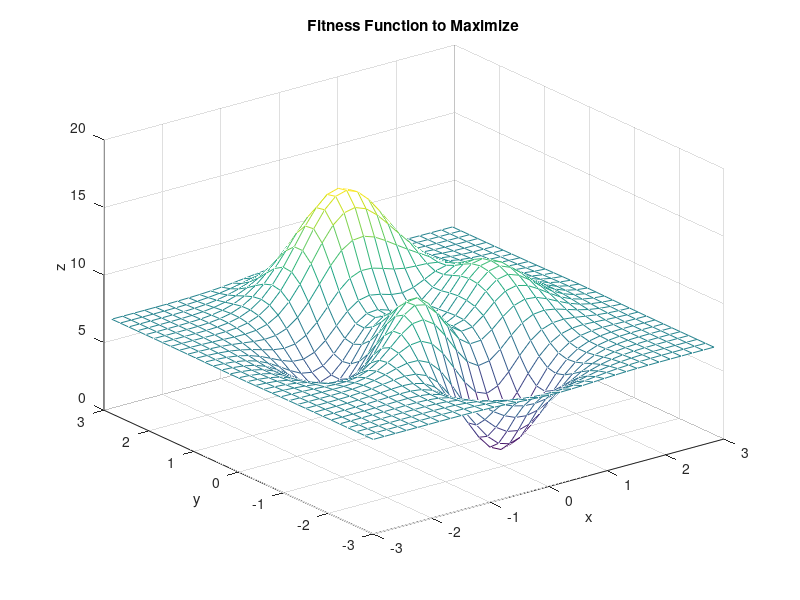

Write MATLAB code to recreate this figure. (Note: this script raises an error after producing the figure.)
clc
clear

rand('state',0);    % edit this to get different results every time

x=-3:0.188:3;       % the resolution here doesn't seem to make a difference
y=-3:0.188:3;       %  used 32 values to match the resolution of 'peaks'
z = zeros(2,length(x));
for i=1:length(x)
    for j=1:length(y)
        z(j,i) = 3*((1-x(i))^2)*exp((-x(i)^2)-((y(j)+1)^2)) - 10*((x(i)/5)-(x(i)^3)-(y(j)^5))*exp((-x(i)^2)-(y(j)^2)) - (1/3)*exp((-(x(i)+1)^2)-(y(j)^2)) +7;
    end
end

mesh(x,y,z)
xlabel('x');
ylabel('y');
zlabel('z');
title('Fitness Function to Maximize');


% figure()
% hold on

%% Genetic Algorithm
% for ss=1:20

max_generation = 25;
length_chromosome = 8;
population_size = 20;
pcross = 1.0;
pmutate = 0.01;

% set initial population & 
pop = zeros(population_size, length_chromosome);
x_decode = zeros(1, population_size);
y_decode = zeros(1, population_size);
x_mapped = zeros(1, population_size);
y_mapped = zeros(1, population_size);
fitness = zeros(1, population_size);

for ii=1:population_size,
    for jj=1:length_chromosome,
       pop(ii,jj) = (rand <= 0.5);  % generate chromosome bit
    end;
    
    % check that chromosome can be decomposed into substrings
    if (mod(length_chromosome,2)),
        disp('error, cant evenly derive substrings from chromosome')
        break;
    end;
    
    % decode chromosome substring x into decimal number
    x_substring = pop(ii,1:length_chromosome/2);
    accum = 0;
    powerof2 = 1;
    for jj=length(x_substring):-1:1,
        if ( x_substring(jj) ),
            accum = accum + powerof2;
        end
        powerof2 = 2*powerof2;
    end
    x_decode(ii) = accum;
    
    % decode chromosome substring y into decimal number
    y_substring = pop(ii,length_chromosome/2+1:length_chromosome);
    accum = 0;
    powerof2 = 1;
    for jj=length(y_substring):-1:1,
        if ( y_substring(jj) ),
            accum = accum + powerof2;
        end
        powerof2 = 2*powerof2;
    end
    y_decode(ii) = accum;
    
    % map decoded substring x to range [-3,3]
    x_mapped(ii) = ((3-(-3)) / ((2^4)-1)) * x_decode(ii) + (-3);
    if (x_mapped(ii) < -3 | x_mapped(ii) > 3)
        disp('error, x_mapped out of bounds')
    end
    
    % map decoded substring y to range [-3,3]
    y_mapped(ii) = ((3-(-3)) / ((2^4)-1)) * y_decode(ii) + (-3);
    if (y_mapped(ii) < -3 | y_mapped(ii) > 3)
        disp('error, y_mapped out of bounds')
    end
    
    % determine fitness from objective function
    fitness(ii) = objectivefunc(x_mapped(ii),y_mapped(ii));
end;

sum_fitness = sum(fitness);
average_fitness = sum_fitness/population_size;
max_fitness = max(fitness);
min_fitness = min(fitness);


% ga optimization loop
for kk=2:max_generation    
    
    % select mating pool M(i) from population for offspring reproduction
    parents = zeros(1, population_size);
    ii = 1;
	while (ii <= population_size),
        
        % select 1st parent
        jj = 0;
        partial_sum = 0;
        random_variable = rand * sum_fitness;
        while ((partial_sum <= random_variable) & (jj < population_size)),
            jj = jj + 1;
            partial_sum = partial_sum + fitness(jj);
        end;
        parents(ii) = jj;
       
        % select 2nd parent
        jj = 0;
        partial_sum = 0;
        random_variable = rand * sum_fitness;
        while ((partial_sum <= random_variable) & (jj < population_size)),
            jj = jj + 1;
            partial_sum = partial_sum + fitness(jj);
        end;
        parents(ii+1) = jj;
        
        % doing all these 2 children at a time inside population_size loop
        if (rand <= pcross)
            cross_point = randi([1,(length_chromosome-1)],1,1);
        else
            cross_point = length_chromosome;
        end
            
        % M(i) mutate - perturb the mated population stochastically
        for bb=1:cross_point   
            if (rand <= pmutate)
                child(ii,bb) = ~pop(parents(ii),bb);
            else
                child(ii,bb) = pop(parents(ii),bb);
            end
            if (rand <= pmutate)
                child(ii+1,bb) = ~pop(parents(ii+1),bb);
            else
                child(ii+1,bb) = pop(parents(ii+1),bb);
            end
        end
            
        % M(i) crossover - recombine genes of selected parents
        % TODO check this, his crossover includes a mutate (so there's two
        % mutates)...
        for jj=cross_point+1:length_chromosome
            if (rand <= pmutate)
                child(ii,jj) = ~pop(parents(ii+1),jj);
            else
                child(ii,jj) = pop(parents(ii+1),jj);
            end
            if (rand <= pmutate)
                child(ii+1,jj) = ~pop(parents(ii),jj);
            else
                child(ii+1,jj) = pop(parents(ii),jj);
            end
        end
        
        % decode child 1 chromosome x substring into decimal number
        x_substring(1,:) = child(ii,1:length_chromosome/2);
        accum = 0;
        powerof2 = 1;
        for jj=length(x_substring(1,:)):-1:1,
            if ( x_substring(1,jj) ),
                accum = accum + powerof2;
            end
            powerof2 = 2*powerof2;
        end
        x_decode(ii) = accum;

        % decode child 1 chromosome y substring into decimal number
        y_substring(1,:) = child(ii,length_chromosome/2+1:length_chromosome);
        accum = 0;
        powerof2 = 1;
        for jj=length(y_substring(1,:)):-1:1,
            if ( y_substring(1,jj) ),
                accum = accum + powerof2;
            end
            powerof2 = 2*powerof2;
        end
        y_decode(ii) = accum;
        
        % decode child 2 chromosome x substring into decimal number
        x_substring(2,:) = child(ii+1,1:length_chromosome/2);
        accum = 0;
        powerof2 = 1;
        for jj=length(x_substring(2,:)):-1:1,
            if ( x_substring(2,jj) ),
                accum = accum + powerof2;
            end
            powerof2 = 2*powerof2;
        end
        x_decode(ii+1) = accum;
        
        % decode child 2 chromosome y substring into decimal number
        y_substring(2,:) = child(ii+1,length_chromosome/2+1:length_chromosome);
        accum = 0;
        powerof2 = 1;
        for jj=length(y_substring(2,:)):-1:1,
            if ( y_substring(2,jj) ),
                accum = accum + powerof2;
            end
            powerof2 = 2*powerof2;
        end
        y_decode(ii+1) = accum;

        
        % map decoded substring x to range [-3,3]
        x_mapped(ii) = ((3-(-3)) / ((2^4)-1)) * x_decode(ii) + (-3);     % child 1
        if (x_mapped(ii) < -3 | x_mapped(ii) > 3)
            disp('error, x_mapped out of bounds')
        end
        x_mapped(ii+1) = ((3-(-3)) / ((2^4)-1)) * x_decode(ii+1) + (-3); % child 2
        if (x_mapped(ii+1) < -3 | x_mapped(ii+1) > 3)
            disp('error, x_mapped out of bounds')
        end
        
        % map decoded substring y to range [-3,3]
        y_mapped(ii) = ((3-(-3)) / ((2^4)-1)) * y_decode(ii) + (-3);     % child 1
        if (y_mapped(ii) < -3 | y_mapped(ii) > 3)
            disp('error, y_mapped out of bounds')
        end
        y_mapped(ii+1) = ((3-(-3)) / ((2^4)-1)) * y_decode(ii+1) + (-3); % child 2
        if (y_mapped(ii+1) < -3 | y_mapped(ii+1) > 3)
            disp('error, y_mapped out of bounds')
        end
    
        % determine fitness from objective function
        fitness(ii) = objectivefunc(x_mapped(ii),y_mapped(ii)); 
        fitness(ii+1) = objectivefunc(x_mapped(ii+1),y_mapped(ii+1));
        
        ii = ii + 2;    % create children in pairs
    end;

    pop = child;
    sum_fitness = sum(fitness);
    max_fitness = [max_fitness max(fitness)];
    average_fitness = [average_fitness sum_fitness/population_size];
    min_fitness = [min_fitness min(fitness)];
    
end

%% Results
maximum = max(max_fitness) - 7
average = sum(average_fitness)/length(average_fitness) - 7
minimum = min(min_fitness) - 7


%% Plot stuff

% clf
figure()
hold on
plot(max_fitness)
plot(average_fitness)
plot(min_fitness)
xlabel('Generation');
ylabel('Normalized Fitness F(x)');
title(['Genetic Algorithm Fitness Growth  -  pcross: ' num2str(pcross) '  pmutate: ' num2str(pmutate) '  popsize: ' num2str(population_size)]);
legend('max','average','min');

% drawnow
% pause
% end % simulation iterations ss





